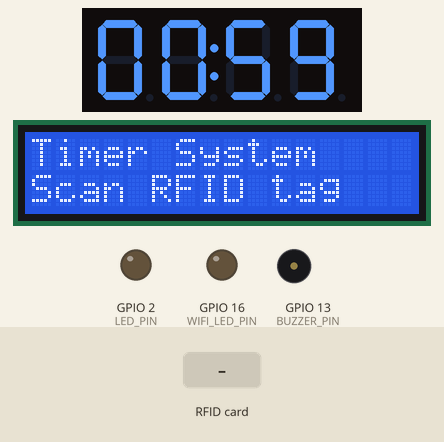
The sketch below on a simulated ESP32. Parts: 4-digit seven-segment display, 16×2 character LCD, output pins drawn as LEDs (lit = HIGH), buzzer (waves = sounding, pin HIGH). The test bench sets the inputs (shaded band). A WiFi scan finds three made-up networks; what the sketch prints to the serial monitor is not drawn.

Above: at 5.9 s.
6.0 s: RFID card 12 34 56 78 held to the reader
At 7.5 s:
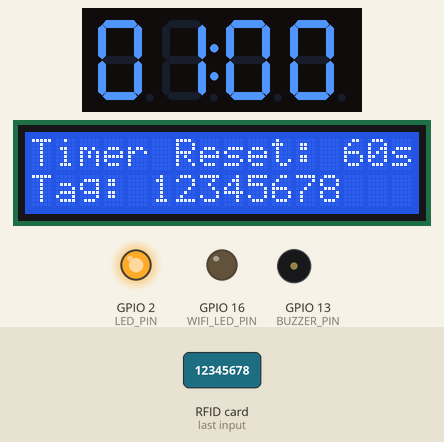
At 8.9 s:
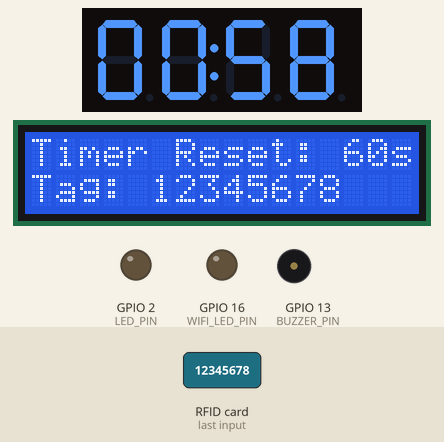
9.0 s: RFID card 5E 7A 19 C4 held to the reader
At 10.9 s:
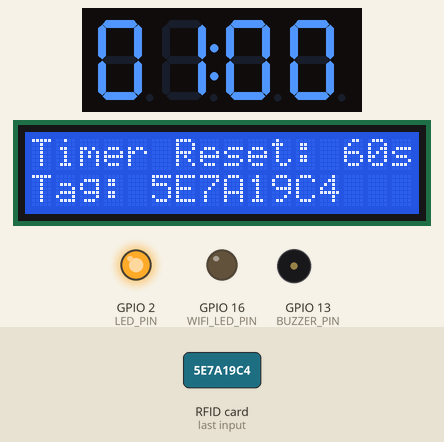
Timing chart, 0 to 65.9 s (numbered marks = the images above; inputs shaded):
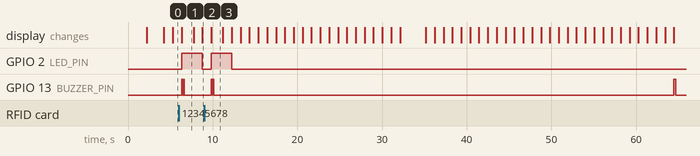

Measured:
- after the input at 6.0 s, GPIO 2 (LED_PIN): LOW → HIGH after 0.37 s, → LOW 2.4 s later; GPIO 13 (BUZZER_PIN): alternates HIGH for 0.10 s and LOW for 0.10 s, 4 changes in all, then stays LOW, starting after 0.37 s; the display: changes after 0.37 s (image 1)
- after the input at 9.0 s, GPIO 2 (LED_PIN): LOW → HIGH after 0.84 s, → LOW 2.4 s later; the display: changes after 0.84 s (image 3)
- what the display in image 1 shows lasts 1.3 s, from 6.4 s to 7.7 s

The sketch:

client.ino
```cpp
#include <TM1637Display.h>
#include <Wire.h>
#include <LiquidCrystal_I2C.h>
#include <SPI.h>
#include <MFRC522.h>
#include <WiFi.h>
#include <HTTPClient.h>

// GPIO Definitions for ESP32
const int CLK_PIN = 5;      // GPIO5 for TM1637 CLK
const int DIO_PIN = 4;      // GPIO4 for TM1637 DIO
const int BUZZER_PIN = 13;  // GPIO13 for buzzer
const int LED_PIN = 2;      // GPIO2 for the new LED
const int WIFI_LED_PIN = 16; // GPIO16 for WiFi connection LED (changed from GPIO12)
const int BRIGHTNESS_LEVEL = 2; // Value between 0-7

// RFID Module Pins - Changed SS_PIN to avoid conflict
#define SS_PIN  17  // Changed to GPIO17 to avoid conflict with TM1637 CLK
#define RST_PIN 27  // ESP32 GPIO27

// WiFi Settings
const char* serverSsid = "server_1st_esp32";  // Name of the server WiFi hotspot
const char* serverPassword = "12345678";      // Password for the server WiFi hotspot
unsigned long wifiConnectionAttemptTime = 0;
const unsigned long WIFI_RETRY_INTERVAL = 30000; // 30 seconds retry interval
bool wifiConnected = false;

// Server information
const char* serverAddress = "192.168.4.1"; // Server ESP32 IP address
const int serverPort = 80;                 // Server port

// Create instances
TM1637Display display(CLK_PIN, DIO_PIN);
LiquidCrystal_I2C lcd(0x27, 16, 2); // Set the LCD address to 0x27 for a 16 chars and 2 line display
MFRC522 rfid(SS_PIN, RST_PIN); // Create MFRC522 instance

unsigned long totalSeconds = 60; // Start countdown from 1 minute
String lastRfidTag = ""; // Store last read RFID tag
unsigned long lastTagTime = 0; // Store time of last tag read
const unsigned long TAG_COOLDOWN = 3000; // 3 second cooldown between same tag reads

// Variables for LED control
unsigned long ledStartTime = 0;
bool ledActive = false;

void setup() {
  // Initialize serial for debugging
  Serial.begin(115200);

  // Configure pins
  pinMode(BUZZER_PIN, OUTPUT);
  pinMode(LED_PIN, OUTPUT);     // Initialize the LED pin
  pinMode(WIFI_LED_PIN, OUTPUT); // Initialize the WiFi LED pin
  digitalWrite(BUZZER_PIN, LOW); // Ensure buzzer is off at the start
  digitalWrite(LED_PIN, LOW);    // Ensure LED is off at the start
  digitalWrite(WIFI_LED_PIN, LOW); // Ensure WiFi LED is off at the start

  // Initialize 7-segment display
  display.setBrightness(BRIGHTNESS_LEVEL);
  displayTime(totalSeconds);

  // Initialize LCD
  lcd.init();
  lcd.backlight();
  lcd.setCursor(0, 0);
  lcd.print("Timer System");
  lcd.setCursor(0, 1);
  lcd.print("Connecting WiFi");

  // Initialize RFID
  SPI.begin();
  rfid.PCD_Init();

  // Initialize WiFi in station mode
  WiFi.mode(WIFI_STA);
  connectToServerWiFi();

  // Update LCD based on WiFi connection
  if (wifiConnected) {
    lcd.clear();
    lcd.setCursor(0, 0);
    lcd.print("WiFi Connected");
    lcd.setCursor(0, 1);
    lcd.print("RSSI: " + String(WiFi.RSSI()) + " dBm");
    delay(2000);
  } else {
    lcd.clear();
    lcd.setCursor(0, 0);
    lcd.print("WiFi Connection");
    lcd.setCursor(0, 1);
    lcd.print("Failed - Retry...");
    delay(2000);
  }

  // Return to normal display
  lcd.clear();
  lcd.setCursor(0, 0);
  lcd.print("Timer System");
  lcd.setCursor(0, 1);
  lcd.print("Scan RFID tag");

  Serial.println("System ready!");
}

void loop() {
  // Periodically check and reconnect WiFi if needed
  checkWiFiConnection();

  // Check for RFID card
  checkRfid();

  // Check if LED should be turned off (if 2 seconds have passed)
  if (ledActive && (millis() - ledStartTime >= 2000)) {
    digitalWrite(LED_PIN, LOW);
    ledActive = false;
  }

  // Handle countdown timer
  if (totalSeconds > 0) {
    displayTime(totalSeconds);
    // If countdown is 10 seconds or less, beep the buzzer
    if (totalSeconds <= 10) {
      digitalWrite(BUZZER_PIN, HIGH);
      delay(200); // Beep duration
      digitalWrite(BUZZER_PIN, LOW);
    }
    totalSeconds--;
    delay(1000); // Update every second
  } else {
    // Show "00:00" and stop countdown
    display.showNumberDecEx(0, 0b01000000, true);
    // Long final beep
    digitalWrite(BUZZER_PIN, HIGH);
    delay(1000);
    digitalWrite(BUZZER_PIN, LOW);

    // Wait for RFID scan to restart instead of halting
    lcd.clear();
    lcd.setCursor(0, 0);
    lcd.print("Time's up!");
    lcd.setCursor(0, 1);
    lcd.print("Scan to restart");

    while (true) {
      // Check and reconnect WiFi if needed
      checkWiFiConnection();

      // Check if new card is present
      if (rfid.PICC_IsNewCardPresent() && rfid.PICC_ReadCardSerial()) {
        // Reset timer and break the loop
        totalSeconds = 60;
        readRfidTag(); // Read and display the tag

        // Turn on LED when tag is scanned
        digitalWrite(LED_PIN, HIGH);
        ledActive = true;
        ledStartTime = millis();

        break;
      }

      // Check if LED should be turned off (if 2 seconds have passed)
      if (ledActive && (millis() - ledStartTime >= 2000)) {
        digitalWrite(LED_PIN, LOW);
        ledActive = false;
      }

      delay(100);
    }
  }
}

void displayTime(unsigned long totalSeconds) {
  int minutes = totalSeconds / 60;
  int seconds = totalSeconds % 60;
  uint8_t data[] = {
    display.encodeDigit(minutes / 10),
    display.encodeDigit(minutes % 10) | 0x80, // Colon
    display.encodeDigit(seconds / 10),
    display.encodeDigit(seconds % 10)
  };
  display.setSegments(data);
}

void checkRfid() {
  // Look for new cards
  if (rfid.PICC_IsNewCardPresent() && rfid.PICC_ReadCardSerial()) {
    // Read RFID tag and reset timer
    readRfidTag();

    // Send RFID tag to server if WiFi is connected
    if (wifiConnected) {
      sendRfidToServer(lastRfidTag);
    }

    // Reset the timer to 60 seconds
    totalSeconds = 60;
    displayTime(totalSeconds);

    // Display on LCD
    lcd.clear();
    lcd.setCursor(0, 0);
    lcd.print("Timer Reset: 60s");
    lcd.setCursor(0, 1);
    lcd.print("Tag: " + lastRfidTag);

    // Turn on LED when tag is scanned
    digitalWrite(LED_PIN, HIGH);
    ledActive = true;
    ledStartTime = millis();

    // Confirmation beep for timer reset
    digitalWrite(BUZZER_PIN, HIGH);
    delay(100);
    digitalWrite(BUZZER_PIN, LOW);
    delay(100);
    digitalWrite(BUZZER_PIN, HIGH);
    delay(100);
    digitalWrite(BUZZER_PIN, LOW);
  }
}

void readRfidTag() {
  // Read RFID tag ID
  String rfidTag = "";
  for (byte i = 0; i < rfid.uid.size; i++) {
    rfidTag += (rfid.uid.uidByte[i] < 0x10 ? "0" : "") + String(rfid.uid.uidByte[i], HEX);
  }
  rfidTag.toUpperCase();

  // Check if this is a new tag or enough time has passed
  unsigned long currentTime = millis();
  if (rfidTag != lastRfidTag || (currentTime - lastTagTime >= TAG_COOLDOWN)) {
    lastRfidTag = rfidTag;
    lastTagTime = currentTime;

    // Print to serial for debugging
    Serial.print("RFID Tag: ");
    Serial.println(rfidTag);
  }

  // Halt PICC and stop encryption
  rfid.PICC_HaltA();
  rfid.PCD_StopCrypto1();
}

// Connect to the server's WiFi access point
void connectToServerWiFi() {
  Serial.println("Scanning for server WiFi...");

  // Scan for networks
  int numNetworks = WiFi.scanNetworks();
  bool serverFound = false;

  for (int i = 0; i < numNetworks; i++) {
    if (WiFi.SSID(i) == serverSsid) {
      serverFound = true;
      Serial.println("Server WiFi found!");
      break;
    }
  }

  if (serverFound) {
    Serial.print("Connecting to ");
    Serial.println(serverSsid);

    WiFi.begin(serverSsid, serverPassword);

    // Wait up to 10 seconds for connection
    int connectionAttempt = 0;
    while (WiFi.status() != WL_CONNECTED && connectionAttempt < 20) {
      delay(500);
      Serial.print(".");
      connectionAttempt++;
    }

    if (WiFi.status() == WL_CONNECTED) {
      Serial.println("");
      Serial.println("WiFi connected");
      Serial.print("IP address: ");
      Serial.println(WiFi.localIP());

      // Turn on WiFi LED to indicate successful connection
      digitalWrite(WIFI_LED_PIN, HIGH);
      wifiConnected = true;
    } else {
      Serial.println("");
      Serial.println("WiFi connection failed");
      digitalWrite(WIFI_LED_PIN, LOW);
      wifiConnected = false;
    }
  } else {
    Serial.println("Server WiFi not found");
    digitalWrite(WIFI_LED_PIN, LOW);
    wifiConnected = false;
  }

  wifiConnectionAttemptTime = millis();
}

// Check and reconnect WiFi if needed
void checkWiFiConnection() {
  unsigned long currentTime = millis();

  // If WiFi is connected, verify it's still connected
  if (wifiConnected && WiFi.status() != WL_CONNECTED) {
    Serial.println("WiFi connection lost");
    digitalWrite(WIFI_LED_PIN, LOW);
    wifiConnected = false;
    wifiConnectionAttemptTime = currentTime;
  }

  // If WiFi is not connected and enough time has passed since last attempt, try to reconnect
  if (!wifiConnected && (currentTime - wifiConnectionAttemptTime >= WIFI_RETRY_INTERVAL)) {
    Serial.println("Attempting to reconnect to WiFi");
    connectToServerWiFi();
  }

  // Update WiFi LED status
  digitalWrite(WIFI_LED_PIN, wifiConnected ? HIGH : LOW);
}

// Send RFID tag to server
void sendRfidToServer(String rfidTag) {
  if (WiFi.status() == WL_CONNECTED) {
    HTTPClient http;

    // Prepare URL
    String url = "http://";
    url += serverAddress;
    if (serverPort != 80) {
      url += ":" + String(serverPort);
    }
    url += "/clientrfid";

    // Start HTTP connection
    http.begin(url);

    // Set content type
    http.addHeader("Content-Type", "text/plain");

    // Send POST request with RFID tag
    int httpResponseCode = http.POST(rfidTag);

    // Debug output
    Serial.print("Sending RFID tag to server: ");
    Serial.println(rfidTag);
    Serial.print("HTTP Response code: ");
    Serial.println(httpResponseCode);

    // End HTTP connection
    http.end();

    if (httpResponseCode == 200) {
      // Show success on LCD
      lcd.clear();
      lcd.setCursor(0, 0);
      lcd.print("Tag Sent to");
      lcd.setCursor(0, 1);
      lcd.print("Server: Success");
      delay(1000);
    }
  } else {
    Serial.println("WiFi not connected. Cannot send RFID tag to server.");
  }
}
```
